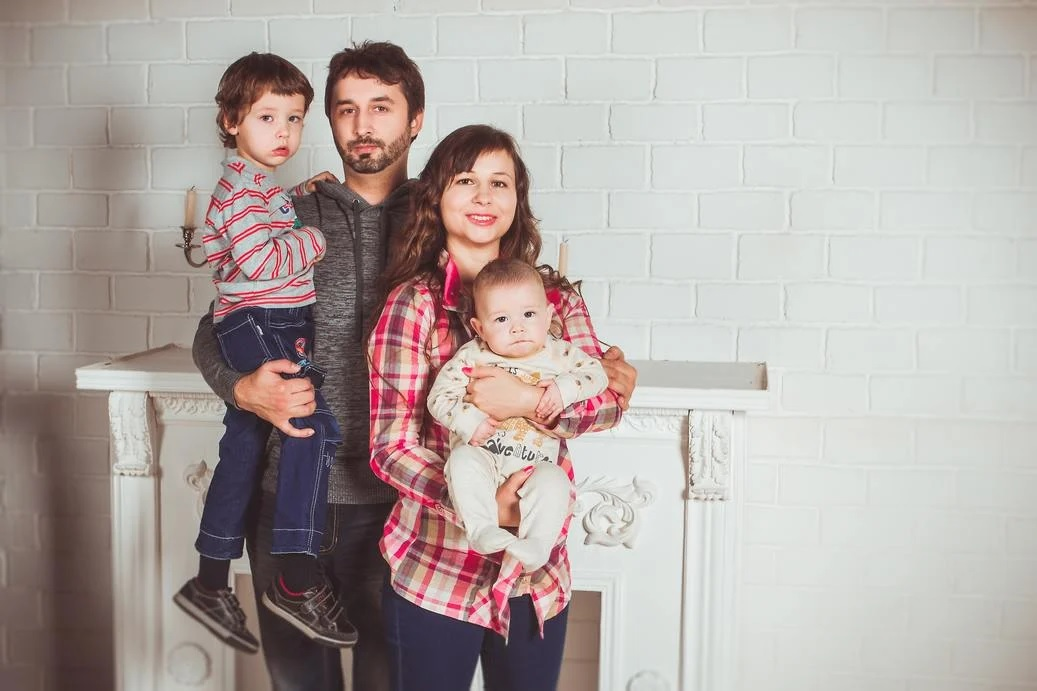
#> input picture Code_Unnati/Module3_ComputerVision&OpenvinoToolKit/Unit_3Hands on session on Computer vision/demo_face.jpg, 1037 x 691 px
$ python '3_Canny Edge detection.py'
#> lines starting #> are read from the running program, lines starting #| are printed output that depends on the picture; after the words box and inside, x2 and y2 are one past the last pixel; in counts of white or black regions, pixels touching at a corner belong together
## LAB 3 - Canny Edge detection on a given image

## Load OpenCV library
import cv2

## Read the image
img = cv2.imread('demo_face.jpg')
#> img is the input picture: shape (691, 1037, 3); mean B, G, R 164, 167.7, 177.6

## Setting parameter values
t_lower = 50  # Lower Threshold
t_upper = 150  # Upper threshold

## Applying the Canny Edge filter
edge = cv2.Canny(img, t_lower, t_upper)
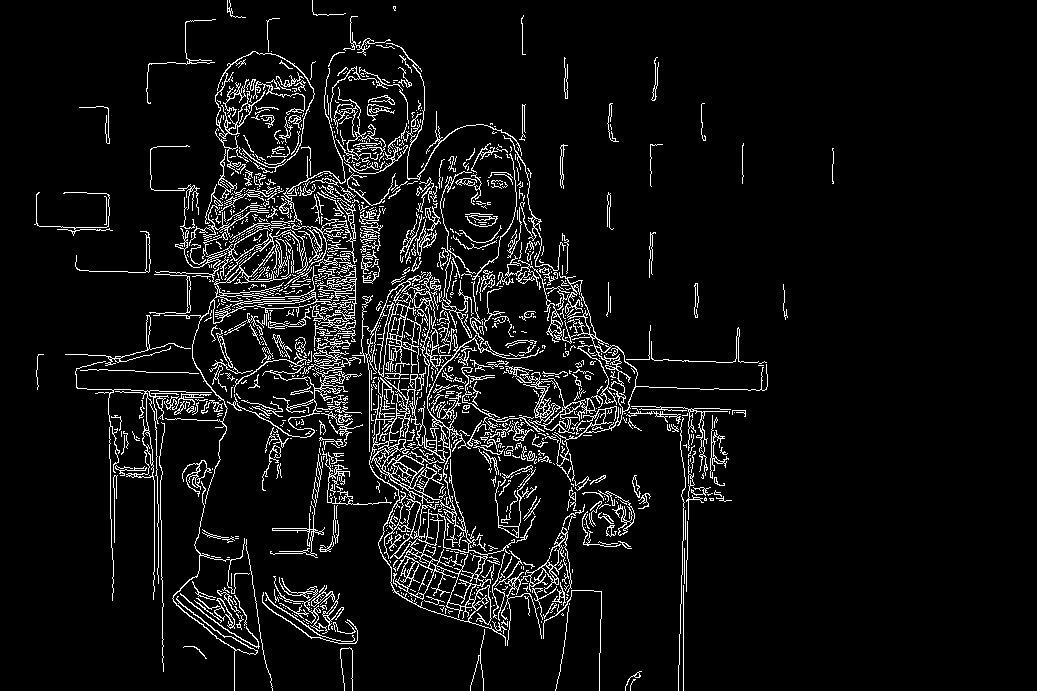
#> edge: shape (691, 1037); 6.8% white in thin lines or dots, all inside (x1, y1, x2, y2) = (34, 0, 834, 691)

## Show original and edges image
cv2.imshow('original', img)
cv2.imshow('edge', edge)

## Release the Window object
cv2.waitKey(0)
cv2.destroyAllWindows()
